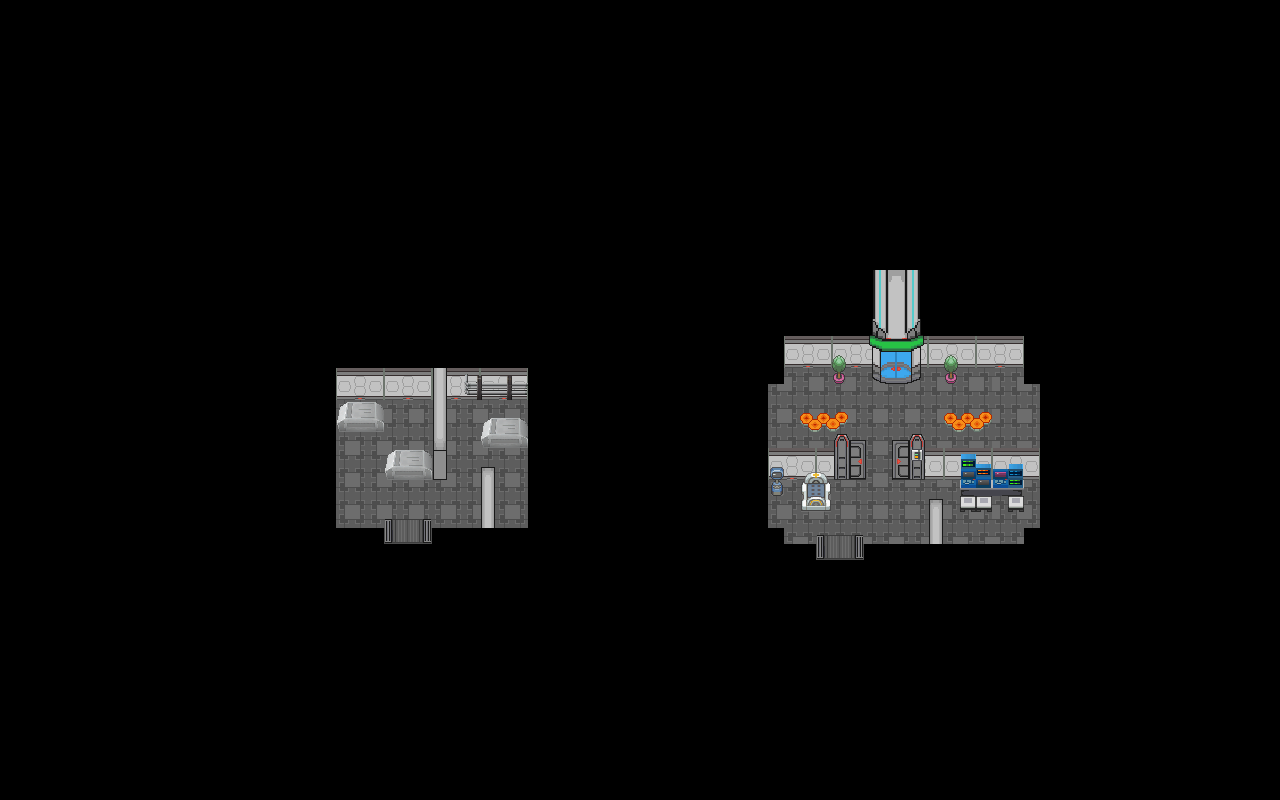

Below is a game level as drawn by its tile map, then a one-line description and the .tmx that defines it (tile-layer data replaced by summaries):
An orthogonal 80x50 tile map with 16x16 px tiles, 6 tile layers (Walkable , Walkable, Walkable, Collisions, ...), 2 tilesets.

<map version="1.0" orientation="orthogonal" width="80" height="50" tilewidth="16" tileheight="16">
 <properties>
  <property name="dayPokemonChances" value="" />
  <property name="dayPokemonLevels" value="" />
  <property name="fishPokemonChances" value="" />
  <property name="fishPokemonLevels" value="" />
  <property name="nightPokemonChances" value="" />
  <property name="nightPokemonLevels" value="" />
  <property name="pvp" value="yes" />
  <property name="waterPokemonChances" value="" />
  <property name="waterPokemonLevels" value="" />
  <property name="wildProbability" value="0" />
  <property name="xOffsetModifier" value="0" />
  <property name="yOffsetModifier" value="0" />
 </properties>
 <tileset firstgid="1" source="Shadow Lab Tileset.tsx" />
 <tileset firstgid="904" source="SinnohInteriorSet1.tsx" />
 <layer name="Walkable " width="80" height="50">
  <data>[4000 cells, 285 non-empty, 5 distinct tile ids]</data>
 </layer>
 <layer name="Walkable" width="80" height="50">
  <data>[4000 cells, 21 non-empty, 11 distinct tile ids]</data>
 </layer>
 <layer name="Walkable" width="80" height="50">
  <data>[4000 cells, 0 non-empty, 0 distinct tile ids]</data>
 </layer>
 <layer name="Collisions" width="80" height="50">
  <data>[4000 cells, 165 non-empty, 21 distinct tile ids]</data>
 </layer>
 <layer name="Collisions" width="80" height="50">
  <data>[4000 cells, 66 non-empty, 59 distinct tile ids]</data>
 </layer>
 <layer name="WalkBehind" width="80" height="50">
  <data>[4000 cells, 40 non-empty, 24 distinct tile ids]</data>
 </layer>
</map>
